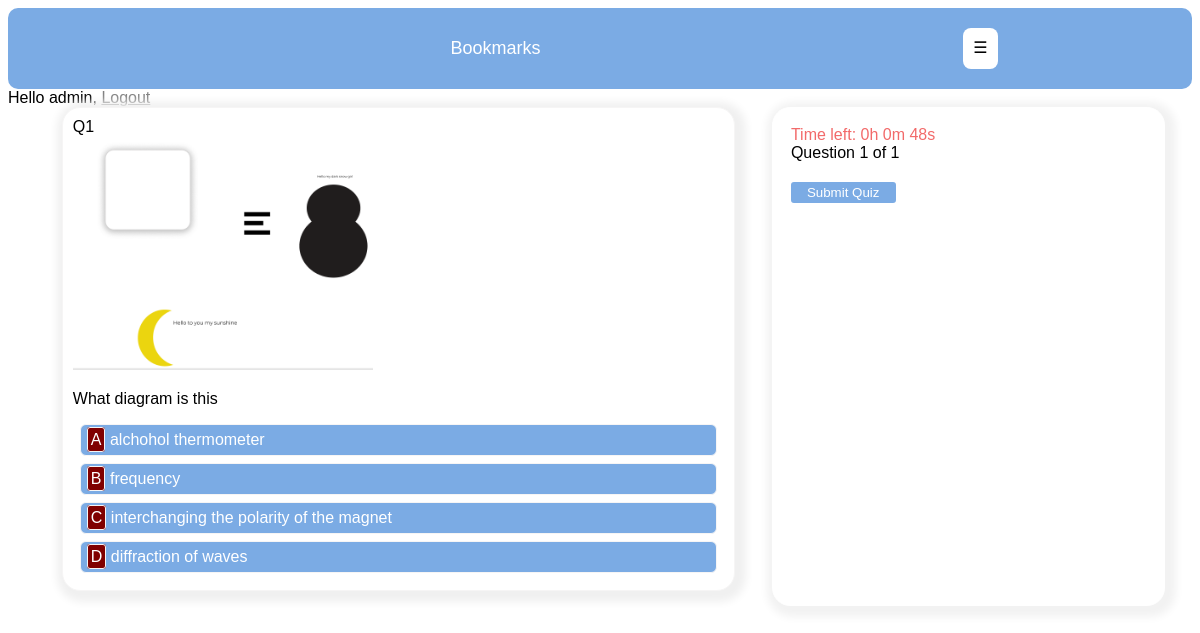
/account/quiz/Mathematics/ (signed in), run on the app's committed database.
### account/models.py (models this page shows, shortened)
class Question(models.Model):
	image = models.ImageField(upload_to='questions/', blank=True)
	course = models.ForeignKey(Subject, on_delete=models.CASCADE, related_name='questions')
	instruction = models.CharField(max_length=250, blank=True)
	question = models.TextField(max_length=300)
	optionA = models.CharField(max_length=250)
	optionB = models.CharField(max_length=250)
	optionC = models.CharField(max_length=250)
	optionD = models.CharField(max_length=250)
	options = [('A', 'A'), ('B', 'B'), ('C', 'C'), ('D', 'D')]
	answer = models.CharField(max_length=250, choices=options)

### account/views.py (the view)
# urls.py: path('quiz/<slug:subject>/', views.quiz, name='quiz'),
def quiz(request, subject):
	questions = Question.objects.filter(course__subject_name=subject).all().order_by('?')[:30]
	total = Question.objects.filter(course__subject_name=subject).all().count()
	subject = subject
	if total <= 30:
		total = total
	else:
		total = 30
	paginator = Paginator(questions, 1)
	page = request.GET.get('page')
	try:
		quiz_questions = paginator.page(page)
	except PageNotAnInteger:
		quiz_questions = paginator.page(1)
	except EmptyPage:
		quiz_questions = paginator.page(paginator.num_pages)
	return render(request, 'quiz/quiz.html',{'subject': subject, 'section': 'quiz',
								'total': total, 'quiz_questions': quiz_questions, 'page': page})

### account/templates/quiz/quiz.html (shortened to what this page needs)
{% extends 'account/base.html' %}
{% block contents %}
	<div id='questiondiv'>
		<br/>
		{% for question in quiz_questions %}
			<div class='questiondata' data-question='{{ quiz_questions.number }}'
			data-answer='{{ question.answer }}'>
				<span>Q{{ quiz_questions.number }} </span><br/>
				{% if question.image %}
					<img src='{{ question.image.url }}' class='questionImg'/>
				{% endif %}
				<p>{{ question.question | safe }}</p>
				<div id='options'>
					<section data-choice='A' data-at='{{ quiz_questions.number }}' class='answerChoice'>
						<span class='wrapped'>A</span>
						<span>{{ question.optionA }}</span>
					</section>
					<section data-choice='B' data-at='{{ quiz_questions.number }}' class='answerChoice'>
						<span class='wrapped'>B</span>
						<span>{{ question.optionB }}</span>
					</section>
					<section data-choice='C' data-at='{{ quiz_questions.number }}' class='answerChoice'>
						<span class='wrapped'>C</span>
						<span>{{ question.optionC }}</span>
					</section>
					<section data-choice='D' data-at='{{ quiz_questions.number }}' class='answerChoice'>
						<span class='wrapped'>D</span>
						<span>{{ question.optionD }}</span>
					</section>
				</div>
			</div>
		{% endfor %}
		<div id='otherData'>
			<div id='time'></div>
			{% block content %}
				{% include 'pagination.html' with page=quiz_questions %}
			{% endblock %}
			<form method='post' action='{% url "quizscore" %}' id='quizform'>
				<button id='submitquiz'>Submit Quiz</button>
			</form>
		</div>
	</div>
{% endblock %}

### account/templates/account/base.html (shortened to what this page needs)
{% load static %}
<!DOCTYPE html>
<html>
  <head>
  </head>
  <body>
     <div id="header">
     	<nav>
     		<section class="logo">Bookmarks</section>
     		<span class='burger'>&#x2630;</span>
     	</nav>
     </div>
     <span class="user">
     		{% if request.user.is_authenticated %}
     			 Hello {{ request.user.username }},
     			 <a href="{% url 'logout' %}" style='color: grey;'>
     		 		Logout
     		 	</a>
     		{% else %}
     			<a href="{% url 'login' %}" style='color: grey;'>Log-in</a>
     		{% endif %}
     	</span>
     	{% block contents %}
     	{% endblock %}
  </body>
</html>

### account/templates/account/base.html (style rules this page uses)
#header { background-color: rgb(123,171,228); border-radius: 10px; text-align: center; padding: 20px; }
#header .logo { color: white; font-size: large; }
body { font-family: Verdana, Geneva, Tahoma, sans-serif; }
form { justify-content: center; }
form button, #forgot { padding-left:14px; padding-right: 14px; background-color: rgb(123,171,228); color: white; border-radius: 3px; margin: auto; border: 2px solid rgb(123,171,228); justify-content: center; }
nav { display: flex; flex-wrap: wrap; }
.logo { width: 80%; padding: 10px; }
a { color: navy; }
nav .burger { padding: 10px; background-color: white; border-radius: 8px; }

### account/templates/quiz/quiz.html (style rules this page uses)
#questiondiv { display: flex; flex-wrap: wrap; justify-content: space-evenly; }
#otherData { box-shadow: 3px 3px 8px 8px rgb(242, 242, 242); padding: 18px; background-color: white; border: 1px solid white; border-radius: 18px; margin-left: 10px; }
.questiondata { box-shadow: 3px 3px 8px 8px rgb(240, 240, 240); border-radius: 18px; border: 1px solid #f6f5f5; padding: 10px; background: white; margin-bottom: 15px; }
.wrapped { border: 1px solid #f6f5f5; padding: 3px; border-radius: 3px; background-color: maroon; }
.answerChoice { border: 1px solid #f6f5f5; padding: 6px; border-radius: 6px; margin: 7px; background-color: rgb(123,171,228); color: white; cursor: pointer; }
body { background: white; }
.questionImg { width: 300px; }
@media screen and (min-width: 800px) { #otherData { width: 30%; } }
@media screen and (min-width: 800px) { .questiondata { width: 55%; } }
#quizform button { margin: auto; margin-top: 20px; }

### data on the page
Question: number "1", image (picture), question "What diagram is this", optionA "alchohol thermometer", optionB "frequency", optionC "interchanging the polarity of the magnet", optionD "diffraction of waves"

### other printed values
{{ request.user.username }} "admin"
{{ page.number }} "1"
{{ page.paginator.num_pages }} "1"
